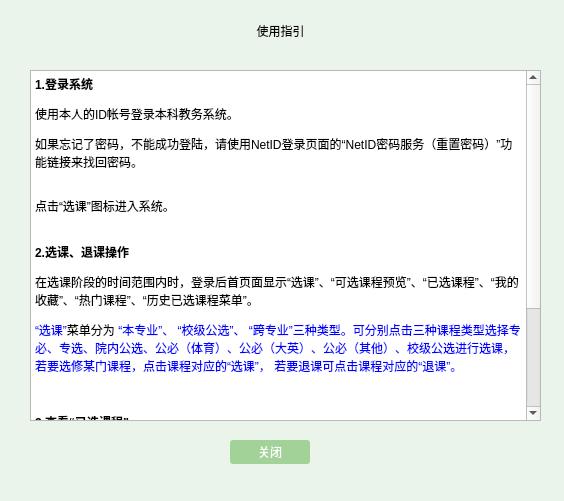
<?xml version="1.0" encoding="UTF-8"?>
<ui version="4.0">
 <class>helpwidget</class>
 <widget class="QWidget" name="helpwidget">
  <property name="geometry">
   <rect>
    <x>0</x>
    <y>0</y>
    <width>564</width>
    <height>501</height>
   </rect>
  </property>
  <property name="minimumSize">
   <size>
    <width>564</width>
    <height>501</height>
   </size>
  </property>
  <property name="maximumSize">
   <size>
    <width>564</width>
    <height>501</height>
   </size>
  </property>
  <property name="windowTitle">
   <string>使用指引</string>
  </property>
  <property name="styleSheet">
   <string notr="true">#helpwidget{
background-color: rgb(235, 244, 234);
}
.QPushButton:!hover
{
background-color: rgb(162, 210, 152);
color: rgb(255, 255, 255);
font: 9pt &quot;微软雅黑&quot;;
border-color: rgb(255, 255, 255);
border-radius:3px;
 padding: 3px;
}
.QPushButton:hover
{
background-color: rgb(85, 170, 127);
color: rgb(255, 255, 255);
font: 9pt &quot;微软雅黑&quot;;
border-color: rgb(255, 255, 255);
border-radius:3px
}
.QPushButton:pressed {
    padding-left: 5px;
    padding-top: 5px;
}</string>
  </property>
  <widget class="QPushButton" name="exitBtn">
   <property name="geometry">
    <rect>
     <x>230</x>
     <y>440</y>
     <width>80</width>
     <height>24</height>
    </rect>
   </property>
   <property name="text">
    <string>关闭</string>
   </property>
  </widget>
  <widget class="QLabel" name="titlelabel">
   <property name="geometry">
    <rect>
     <x>30</x>
     <y>10</y>
     <width>501</width>
     <height>41</height>
    </rect>
   </property>
   <property name="styleSheet">
    <string notr="true">font: 700 14pt &quot;微软雅黑&quot;;</string>
   </property>
   <property name="text">
    <string>使用指引</string>
   </property>
   <property name="alignment">
    <set>Qt::AlignCenter</set>
   </property>
  </widget>
  <widget class="QTextBrowser" name="textBrowser">
   <property name="geometry">
    <rect>
     <x>30</x>
     <y>70</y>
     <width>511</width>
     <height>351</height>
    </rect>
   </property>
   <property name="html">
    <string>&lt;!DOCTYPE HTML PUBLIC &quot;-//W3C//DTD HTML 4.0//EN&quot; &quot;http://www.w3.org/TR/REC-html40/strict.dtd&quot;&gt;
&lt;html&gt;&lt;head&gt;&lt;meta name=&quot;qrichtext&quot; content=&quot;1&quot; /&gt;&lt;meta charset=&quot;utf-8&quot; /&gt;&lt;style type=&quot;text/css&quot;&gt;
p, li { white-space: pre-wrap; }
hr { height: 1px; border-width: 0; }
li.unchecked::marker { content: &quot;\2610&quot;; }
li.checked::marker { content: &quot;\2612&quot;; }
&lt;/style&gt;&lt;/head&gt;&lt;body style=&quot; font-family:'Microsoft YaHei UI'; font-size:9pt; font-weight:400; font-style:normal;&quot;&gt;
&lt;p style=&quot; margin-top:12px; margin-bottom:12px; margin-left:0px; margin-right:0px; -qt-block-indent:0; text-indent:0px;&quot;&gt;&lt;span style=&quot; font-family:'Microsoft YaHei'; font-size:medium; font-weight:700; color:#000000;&quot;&gt;1.登录系统&lt;/span&gt;&lt;/p&gt;
&lt;p style=&quot; margin-top:12px; margin-bottom:12px; margin-left:0px; margin-right:0px; -qt-block-indent:0; text-indent:0px;&quot;&gt;&lt;span style=&quot; font-family:'Microsoft YaHei'; font-size:medium; color:#000000;&quot;&gt;使用本人的ID帐号登录本科教务系统。&lt;/span&gt;&lt;/p&gt;
&lt;p style=&quot; margin-top:12px; margin-bottom:12px; margin-left:0px; margin-right:0px; -qt-block-indent:0; text-indent:0px;&quot;&gt;&lt;span style=&quot; font-family:'Microsoft YaHei'; font-size:medium; color:#000000;&quot;&gt;如果忘记了密码，不能成功登陆，请使用NetID登录页面的“NetID密码服务（重置密码）”功能链接来找回密码。&lt;/span&gt;&lt;/p&gt;
&lt;p style=&quot;-qt-paragraph-type:empty; margin-top:0px; margin-bottom:0px; margin-left:0px; margin-right:0px; -qt-block-indent:0; text-indent:0px; font-family:'Microsoft YaHei'; font-size:medium; color:#000000;&quot;&gt;&lt;br /&gt;&lt;/p&gt;
&lt;p style=&quot; margin-top:0px; margin-bottom:0px; margin-left:0px; margin-right:0px; -qt-block-indent:0; text-indent:0px;&quot;&gt;&lt;span style=&quot; font-family:'Microsoft YaHei'; font-size:medium; color:#000000;&quot;&gt;点击“选课”图标进入系统。&lt;/span&gt;&lt;/p&gt;
&lt;p style=&quot;-qt-paragraph-type:empty; margin-top:0px; margin-bottom:0px; margin-left:0px; margin-right:0px; -qt-block-indent:0; text-indent:0px; font-family:'Microsoft YaHei'; font-size:medium; color:#000000;&quot;&gt;&lt;br /&gt;&lt;/p&gt;
&lt;p style=&quot;-qt-paragraph-type:empty; margin-top:0px; margin-bottom:0px; margin-left:0px; margin-right:0px; -qt-block-indent:0; text-indent:0px;&quot;&gt;&lt;br /&gt;&lt;/p&gt;
&lt;p style=&quot; margin-top:0px; margin-bottom:0px; margin-left:0px; margin-right:0px; -qt-block-indent:0; text-indent:0px;&quot;&gt;&lt;span style=&quot; font-family:'Microsoft YaHei'; font-size:medium; font-weight:700; color:#000000;&quot;&gt;2.选课、退课操作&lt;/span&gt;&lt;/p&gt;
&lt;p style=&quot; margin-top:12px; margin-bottom:12px; margin-left:0px; margin-right:0px; -qt-block-indent:0; text-indent:0px;&quot;&gt;&lt;span style=&quot; font-family:'Microsoft YaHei'; font-size:medium; color:#000000;&quot;&gt;在选课阶段的时间范围内时，登录后首页面显示“选课”、“可选课程预览”、“已选课程”、“我的收藏”、“热门课程”、“历史已选课程菜单”。&lt;/span&gt;&lt;/p&gt;
&lt;p style=&quot; margin-top:12px; margin-bottom:12px; margin-left:0px; margin-right:0px; -qt-block-indent:0; text-indent:0px;&quot;&gt;&lt;span style=&quot; font-family:'Microsoft YaHei'; font-size:medium; color:#0000ff;&quot;&gt;“选课”&lt;/span&gt;&lt;span style=&quot; font-family:'Microsoft YaHei'; font-size:medium; color:#000000;&quot;&gt;菜单分为 &lt;/span&gt;&lt;span style=&quot; font-family:'Microsoft YaHei'; font-size:medium; color:#0000ff;&quot;&gt;“本专业”、 “校级公选”、 “跨专业”三种类型。可分别点击三种课程类型选择专必、专选、院内公选、公必（体育）、公必（大英）、公必（其他）、校级公选进行选课，若要选修某门课程，点击课程对应的“选课”， 若要退课可点击课程对应的“退课”。&lt;/span&gt;&lt;/p&gt;
&lt;p style=&quot;-qt-paragraph-type:empty; margin-top:12px; margin-bottom:12px; margin-left:0px; margin-right:0px; -qt-block-indent:0; text-indent:0px; font-family:'Microsoft YaHei'; font-size:medium; color:#000000;&quot;&gt;&lt;br /&gt;&lt;/p&gt;
&lt;p style=&quot; margin-top:12px; margin-bottom:12px; margin-left:0px; margin-right:0px; -qt-block-indent:0; text-indent:0px;&quot;&gt;&lt;span style=&quot; font-family:'Microsoft YaHei'; font-size:medium; font-weight:700; color:#000000;&quot;&gt;3.查看“已选课程”&lt;/span&gt;&lt;/p&gt;
&lt;p style=&quot; margin-top:12px; margin-bottom:12px; margin-left:0px; margin-right:0px; -qt-block-indent:0; text-indent:0px;&quot;&gt;&lt;span style=&quot; font-family:'Microsoft YaHei'; font-size:medium; color:#000000;&quot;&gt;在选课系统登录后的首页，点击 &lt;/span&gt;&lt;span style=&quot; font-family:'Microsoft YaHei'; font-size:medium; color:#0000ff;&quot;&gt;“已选课程”菜单&lt;/span&gt;&lt;span style=&quot; font-family:'Microsoft YaHei'; font-size:medium; color:#000000;&quot;&gt;，进入学生个人已选课程页面。这里将列出了本人所选的课程。&lt;/span&gt;&lt;span style=&quot; font-family:'Microsoft YaHei'; font-size:medium; color:#0000ff;&quot;&gt;选课状态&lt;/span&gt;&lt;span style=&quot; font-family:'Microsoft YaHei'; font-size:medium; color:#000000;&quot;&gt;中的 &lt;/span&gt;&lt;span style=&quot; font-family:'Microsoft YaHei'; font-size:medium; color:#0000ff;&quot;&gt;“待筛选”&lt;/span&gt;&lt;span style=&quot; font-family:'Microsoft YaHei'; font-size:medium; color:#000000;&quot;&gt;表示选了该门课程，但需要经过筛选才能确认是否选上（筛选后的状态：成功/失败）。&lt;/span&gt;&lt;span style=&quot; font-family:'Microsoft YaHei'; font-size:medium; color:#0000ff;&quot;&gt;“成功”&lt;/span&gt;&lt;span style=&quot; font-family:'Microsoft YaHei'; font-size:medium; color:#000000;&quot;&gt;代表筛选通过，已经选上课程；&lt;/span&gt;&lt;span style=&quot; font-family:'Microsoft YaHei'; font-size:medium; color:#0000ff;&quot;&gt;“失败”&lt;/span&gt;&lt;span style=&quot; font-family:'Microsoft YaHei'; font-size:medium; color:#000000;&quot;&gt;代表筛选未通过，需要及时改选其他课程。&lt;/span&gt;&lt;/p&gt;
&lt;p style=&quot;-qt-paragraph-type:empty; margin-top:0px; margin-bottom:0px; margin-left:0px; margin-right:0px; -qt-block-indent:0; text-indent:0px; font-family:'Microsoft YaHei'; font-size:medium; color:#000000;&quot;&gt;&lt;br /&gt;&lt;/p&gt;
&lt;p style=&quot;-qt-paragraph-type:empty; margin-top:0px; margin-bottom:0px; margin-left:0px; margin-right:0px; -qt-block-indent:0; text-indent:0px;&quot;&gt;&lt;br /&gt;&lt;/p&gt;
&lt;p style=&quot;-qt-paragraph-type:empty; margin-top:0px; margin-bottom:0px; margin-left:0px; margin-right:0px; -qt-block-indent:0; text-indent:0px;&quot;&gt;&lt;br /&gt;&lt;/p&gt;&lt;/body&gt;&lt;/html&gt;</string>
   </property>
  </widget>
 </widget>
 <resources/>
 <connections/>
</ui>
